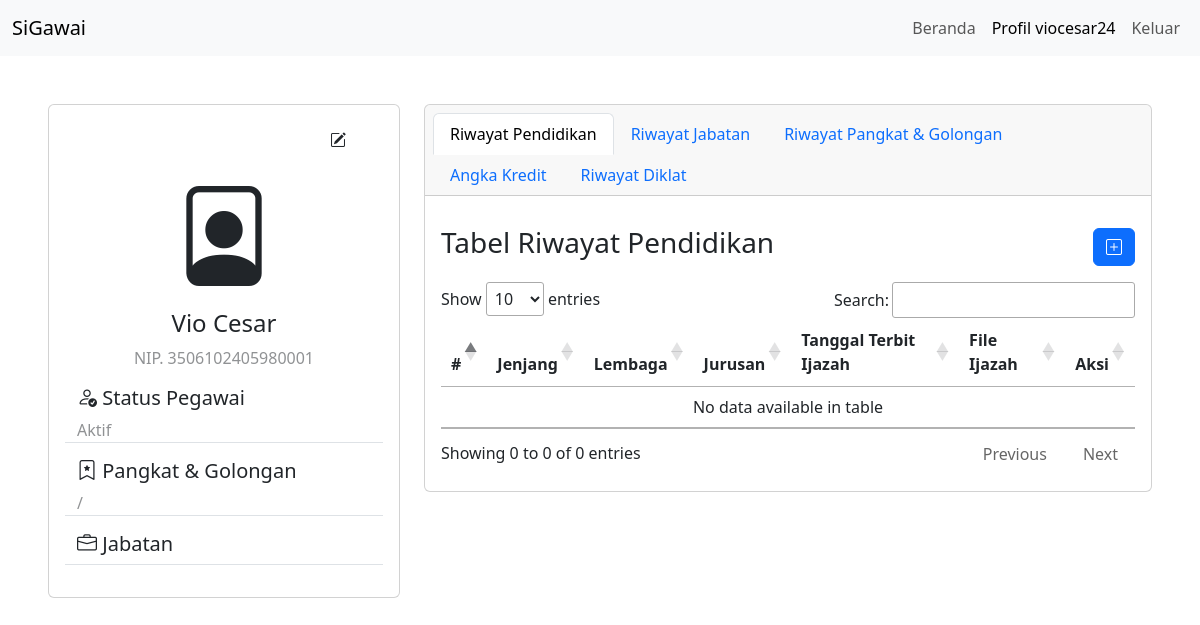
The page /profil/ (signed in) on the database as committed earlier.
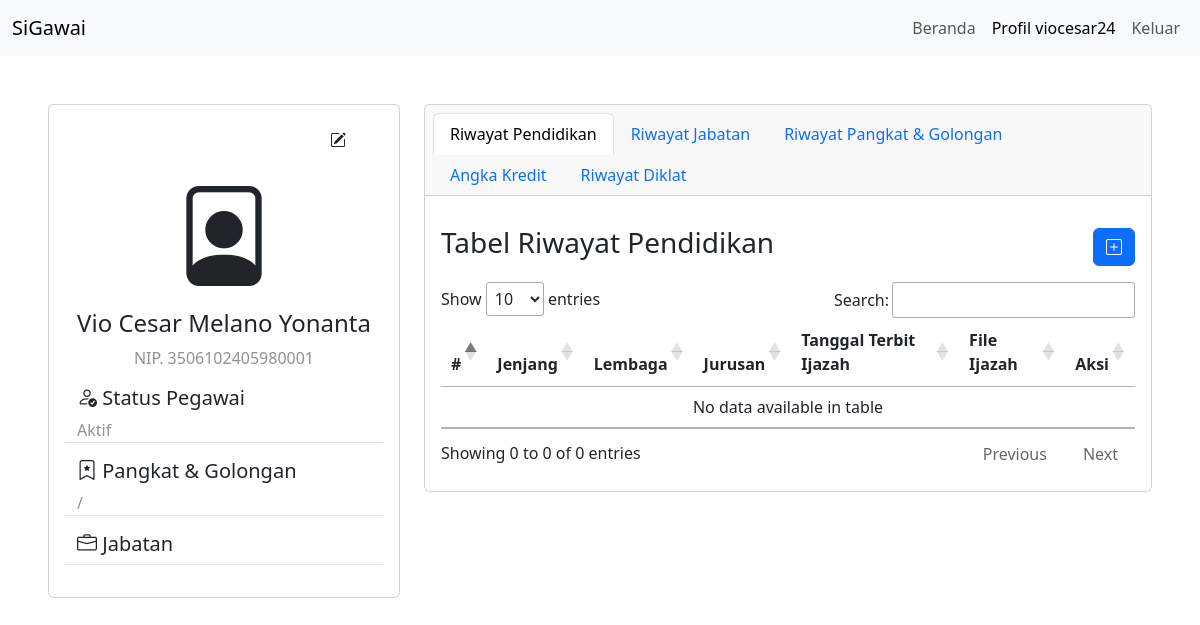
The same page on the database as committed later.
### pegawai/models.py (models this page shows)
class Pegawai(models.Model):
    id_pegawai = models.AutoField(primary_key=True)
    nip_pegawai = models.IntegerField(unique=True, default=0)
    nama_pegawai = models.CharField(blank=False, max_length=200)
    tempat_lahir_pegawai = models.CharField(blank=False, max_length=200)
    tanggal_lahir_pegawai = models.DateField(blank=False)
    class JenisKelamin(models.TextChoices):
        MALE = "Laki-Laki", _("Laki-Laki")
        FEMALE = "Perempuan", _("Perempuan")
    jenis_kelamin_pegawai = models.CharField(
        blank=False, max_length=200, choices=JenisKelamin.choices
    )
    surel_pegawai = models.EmailField(blank=False, max_length=200)
    telepon_pegawai = models.CharField(blank=False, max_length=200)
    aktif_pegawai = models.BooleanField(blank=False, default=True)
    user = models.OneToOneField(
        settings.AUTH_USER_MODEL, on_delete=models.CASCADE, blank=False, default=None
    )

### pegawai/views.py (the view, shortened to what this page needs)
# urls.py: path("profil/", views.profile, name="profile"),
@login_required
def profile(request):
    username = request.user.username
    try:
        pegawai = Pegawai.objects.get(user=request.user)
        tanggal_lahir_pegawai = pegawai.tanggal_lahir_pegawai.strftime("%Y-%m-%d")
    except Pegawai.DoesNotExist:
        pegawai = None
        tanggal_lahir_pegawai = None
    try:
        pendidikan = Pendidikan.objects.filter(user=request.user).order_by(
            "-tanggal_terbit_ijazah_pendidikan"
        )
    except Pendidikan.DoesNotExist:
        pendidikan = None
    file_exists_pendidikan = False
    pilihan_tingkat_pendidikan = Pendidikan.TingkatPendidikan.choices
    try:
        jabatan = Jabatan.objects.filter(user=request.user).order_by(
            "-tanggal_sk_jabatan"
        )
        if jabatan.exists():
            jabatan_terakhir = jabatan[0]
        else:
            jabatan_terakhir = None
    except Jabatan.DoesNotExist:
        jabatan = None
        jabatan_terakhir = None
    file_exists_jabatan = False
    pilihan_jabatan = Jabatan.NamaJabatan.choices
    try:
        pangkat = Pangkat.objects.filter(user=request.user).order_by(
            "-tanggal_sk_pangkat"
        )
        if pangkat.exists():
            pangkat_terakhir = pangkat[0]
        else:
            pangkat_terakhir = None
    except Pangkat.DoesNotExist:
        pangkat = None
        pangkat_terakhir = None
    file_exists_pangkat = False
    pilihan_pangkat = Pangkat.KodePangkat.choices
    try:
        pak = AngkaKredit.objects.filter(user=request.user).order_by("-tanggal_pak")
        if pak.exists():
            pak_terakhir = pak[0]
        else:
            pak_terakhir = None
    except AngkaKredit.DoesNotExist:
        pak = None
        pak_terakhir = None
    file_exists_pak = False
    pilihan_pak = AngkaKredit.MasaPenilaian.choices
    try:
        diklat = Diklat.objects.filter(user=request.user).order_by(
            "-tanggal_sertifikat_diklat"
        )
        if diklat.exists():
            diklat_terakhir = diklat[0]
        else:
            diklat_terakhir = None
    except Diklat.DoesNotExist:
        diklat = None
        diklat_terakhir = None
    file_exists_diklat = False
    context = {
        "username": username,
        "pegawai": pegawai,
        "tanggal_lahir_pegawai": tanggal_lahir_pegawai,
        "pendidikan": pendidikan,
        "pilihan_tingkat_pendidikan": pilihan_tingkat_pendidikan,
        "file_exists_pendidikan": file_exists_pendidikan,
        "jabatan": jabatan,
        "jabatan_terakhir": jabatan_terakhir,
        "pilihan_jabatan": pilihan_jabatan,
        "file_exists_jabatan": file_exists_jabatan,
        "pangkat": pangkat,
        "pangkat_terakhir": pangkat_terakhir,
        "pilihan_pangkat": pilihan_pangkat,
        "file_exists_pangkat": file_exists_pangkat,
        "pak": pak,
        "pak_terakhir": pak_terakhir,
        "pilihan_pak": pilihan_pak,
        "file_exists_pak": file_exists_pak,
        "diklat": diklat,
        "diklat_terakhir": diklat_terakhir,
        "file_exists_diklat": file_exists_diklat,
    }
    return render(request, "pegawai/profile.html", context)

### pegawai/templates/pegawai/profile.html (shortened to what the changed rows need)
<!doctype html>
<html lang="en">
<head>
    <link href="https://cdn.jsdelivr.net/npm/bootstrap@5.3.0/dist/css/bootstrap.min.css" rel="stylesheet">
    <link rel="stylesheet" href="https://cdn.jsdelivr.net/npm/bootstrap-icons@1.10.5/font/bootstrap-icons.css">
    <link rel="stylesheet" href="https://cdn.datatables.net/1.13.5/css/jquery.dataTables.css" />
</head>
<body>
    <div class="container-fluid p-5">
        <div class="row">
            <div class="col-sm-4">
                <div class="card text-center">
                    <div class="card-body">
                        <div class="container-fluid">
                            <div class="container-fluid text-end">
                            </div>
                        </div>
                        <i class="bi bi-file-person profile-icon"></i>
                        <h4 class="card-title">{{ pegawai.nama_pegawai }}</h4>
                        <p class="card-text text-body-tertiary">NIP. {{ pegawai.nip_pegawai }}</p>
                        <div class="container text-start">
                            <div class="row border-bottom mb-3">
                            </div>
                            <div class="row border-bottom mb-3">
                            </div>
                            <div class="row border-bottom mb-3">
                            </div>
                        </div>
                    </div>
                </div>
            </div>
            <div class="col-sm-8">
                <div class="card">
                    <div class="card-body">
                        {% if pegawai %}
                        <div class="tab-content" id="nav-tabContent">
                            <div class="tab-pane fade show active" id="nav-pendidikan" role="tabpanel" aria-labelledby="nav-pendidikan-tab" tabindex="0">
                                <table id="tabelPendidikan" class="table">
                                    <thead>
                                        <tr>
                                            <th scope="col">#</th>
                                            <th scope="col">Jenjang</th>
                                            <th scope="col">Lembaga</th>
                                            <th scope="col">Jurusan</th>
                                            <th scope="col">Tanggal Terbit Ijazah</th>
                                            <th scope="col">File Ijazah</th>
                                            <th scope="col">Aksi</th>
                                        </tr>
                                    </thead>
                                </table>
                            </div>
                        </div>
                        {% else %}
                        <div class="alert alert-danger alert-dismissible fade show" role="alert">
                            Data Profil Anda belum lengkap! Silahkan melengkapi Data Profil Anda!
                            <button type="button" class="btn-close" data-bs-dismiss="alert" aria-label="Close"></button>
                        </div>
                        {% endif %}
                    </div>
                </div>
            </div>
        </div>
    </div>
</body>
</html>

Rows that differ between the two databases and show on the page:
changed Pegawai: nama_pegawai "Vio Cesar" → "Vio Cesar Melano Yonanta"
